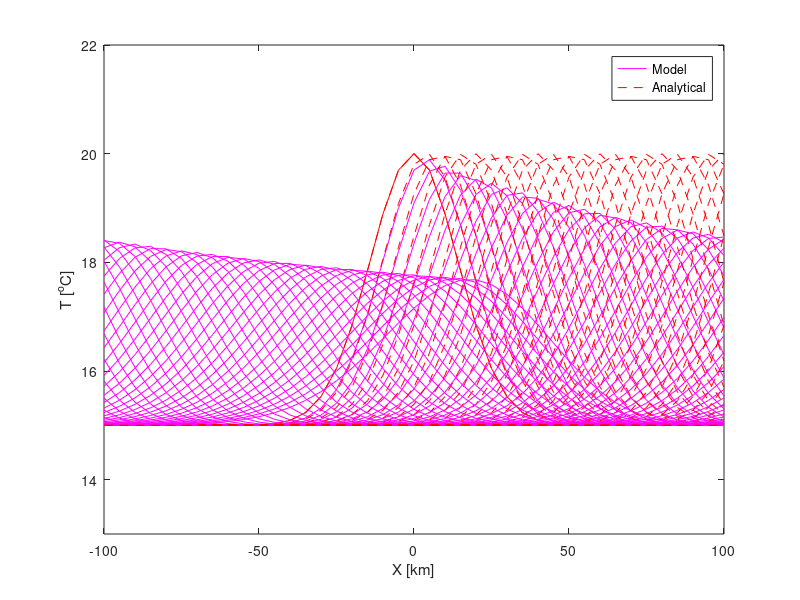

Recreate this plot in MATLAB.
%
% Linear advection in 1D
%
% Resolution of dT/dt =  u0 dT/dx
% using an explicit forward time step 
%
%
clear all
close all
% xxxx
% GC between these line
%    paramters 
u0=5;			 % Advection speed [m.s-1]
dx=5.e3;		 % X resolution [m]
dt=800;	     % time step [s]
daymax=.5;		 % duration of simulation [days]
xmax=300.e3;    % Length of the basin [m]
% xxxxx
%
% Test of the CFL criterion
%
disp(['DT = ',num2str(dt)])
disp(['DX/DT = ',num2str(dx/dt)])
disp(['CMAX = ',num2str(u0)])
% xxx
% GC between these line
%    compute and print the advection CFL criteria
disp(['COURANT NUMBER for advection = ', num2str(u0*dt/dx)])
disp(' ')
% xxx
%
% Grid definition
%
% xxx
% GC between these line
%    define the 1D grid
%    then print the size of the grid
x=-100e3:dx:100e3;
L=length(x);
disp(['grid size : ',num2str(L)])
disp(' ')
% xxx
%
% Initial condition
% xxxxx
% GC: between these line
%     define the intial condition
% xxxxxx
T=15+5*exp(-(x/20e3).^2);
% First plot
%
%Plot the initial condition
% xxxxx
% GC : between this line 
%      plot the initial condition
% xxxxx
plot(x/1000,T,'r')
xlabel('X [km]')
ylabel('T [^oC]')
axis([-100 100 13 22]) 
hold on
% Main computing loop
%
nstep=0;
for time=0:dt/(24*3600):daymax
%
  nstep=nstep+1;
%
% Advection term
%
% xxxx
% GC : between this line define the right hand side term
%  1 - % first order "downstream" scheme - unconditionally unstable
%  d1x = zeros(size(T));
%  d1x(1:end-1) = T(2:end)-T(1:end-1);
%  d1x(end) = T(1) - T(end-1);
%  or 
%  2 - first order upstream scheme - unconditionally stable, diffusive
% IB: I think this is the same as downstream, you just have to adjust the
% different values in time stepping
%  rhs=-u0*(T(2:end)-T(1:end-1))/dx;
%  or
%  3 - % second order centered scheme - unconditionally unstable
 d1x = zeros(size(T));
 d1x(2:end-1) = T(3:end)-T(1:end-2);
 d1x(1) = T(2)-T(end);
 d1x(end) = T(1) - T(end-1);  % periodic at boundaries
%
% xxxxxxxxxx
 rhs = d1x * -u0/(2*dx);
 
% Time stepping
% Euler time stepping
%   T=T+dt*rhs;
% or
% Lax-Freidrich scheme
% technically, this scheme is space-and-time, using centered in space
% so for official Lax-Friedrich, we should use case 3 above
T_update_lw = zeros(size(T));
T_update_lw(2:end-1) = T(1:end-2)+T(3:end);
T_update_lw(1) = T(end)+T(2);
T_update_lw(end) = T(end-1)+T(1);
T = .5*T_update_lw + dt*rhs; 
% Boundary conditions
%
% xxx
% GC : between this line 
%      define the boundary conditions
% PERIODIC IS DEFAULT - INCLUDED IN SPATIAL SCHEME SO NONE NEEDED
% xxx
%
% Figure
%
% xxx
% GC : between this line 
%      plot the numerical solution 
%      at eache time step
  h1 = plot(x/1000,T,'m');
  Mov(nstep) = getframe;
% GC
%
% Analytical solution
%
  t=time*24*3600;
  h2=plot(x/1000,15+5*exp(-((x-u0*t)/20e3).^2),'r--');
  legend([h1 h2],{'Model','Analytical'})
%
  Mov(nstep)=getframe;
end
hold off
%
% Play the movie
%
% movie(Mov,2)
